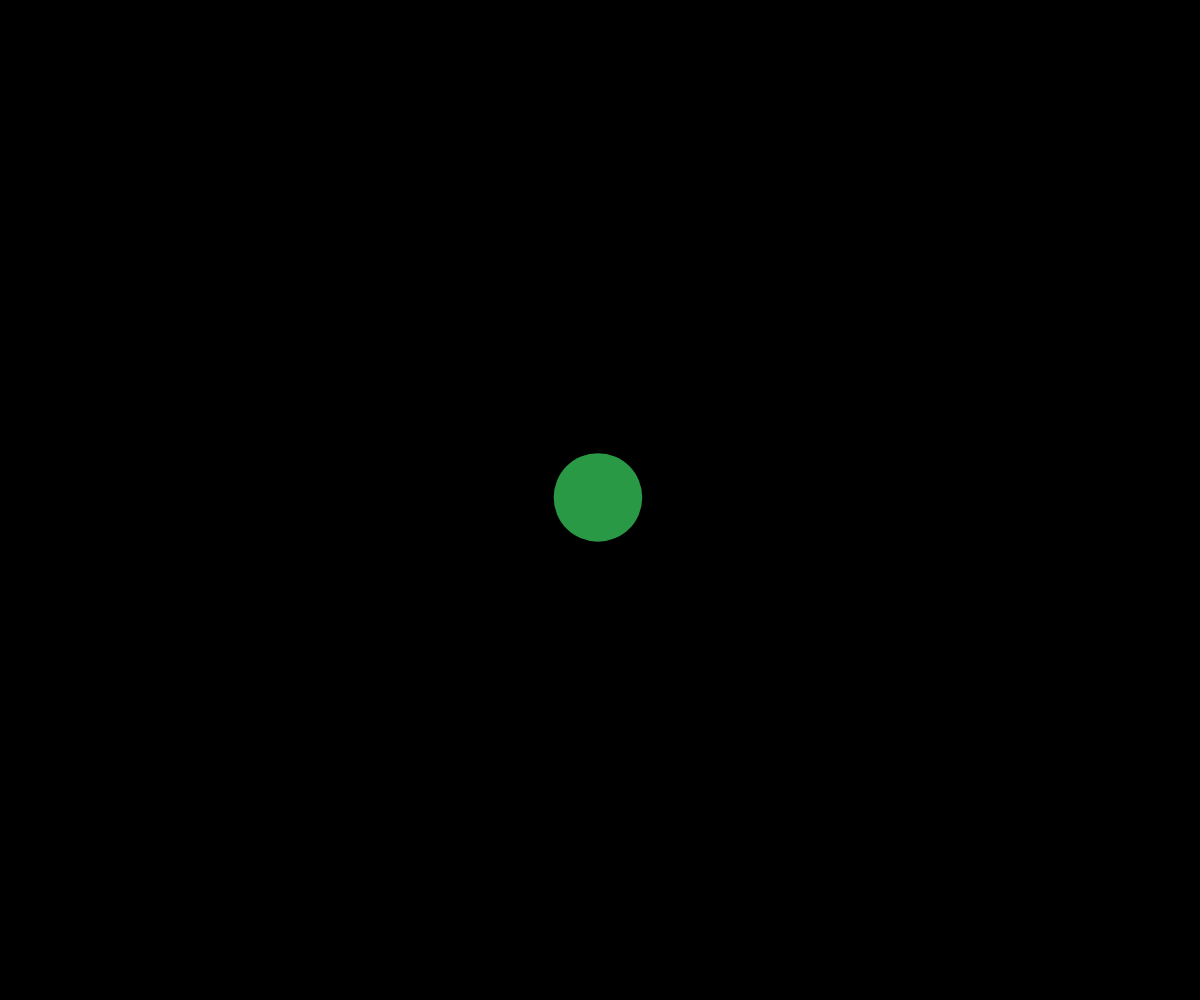
Frame 1 (no input)
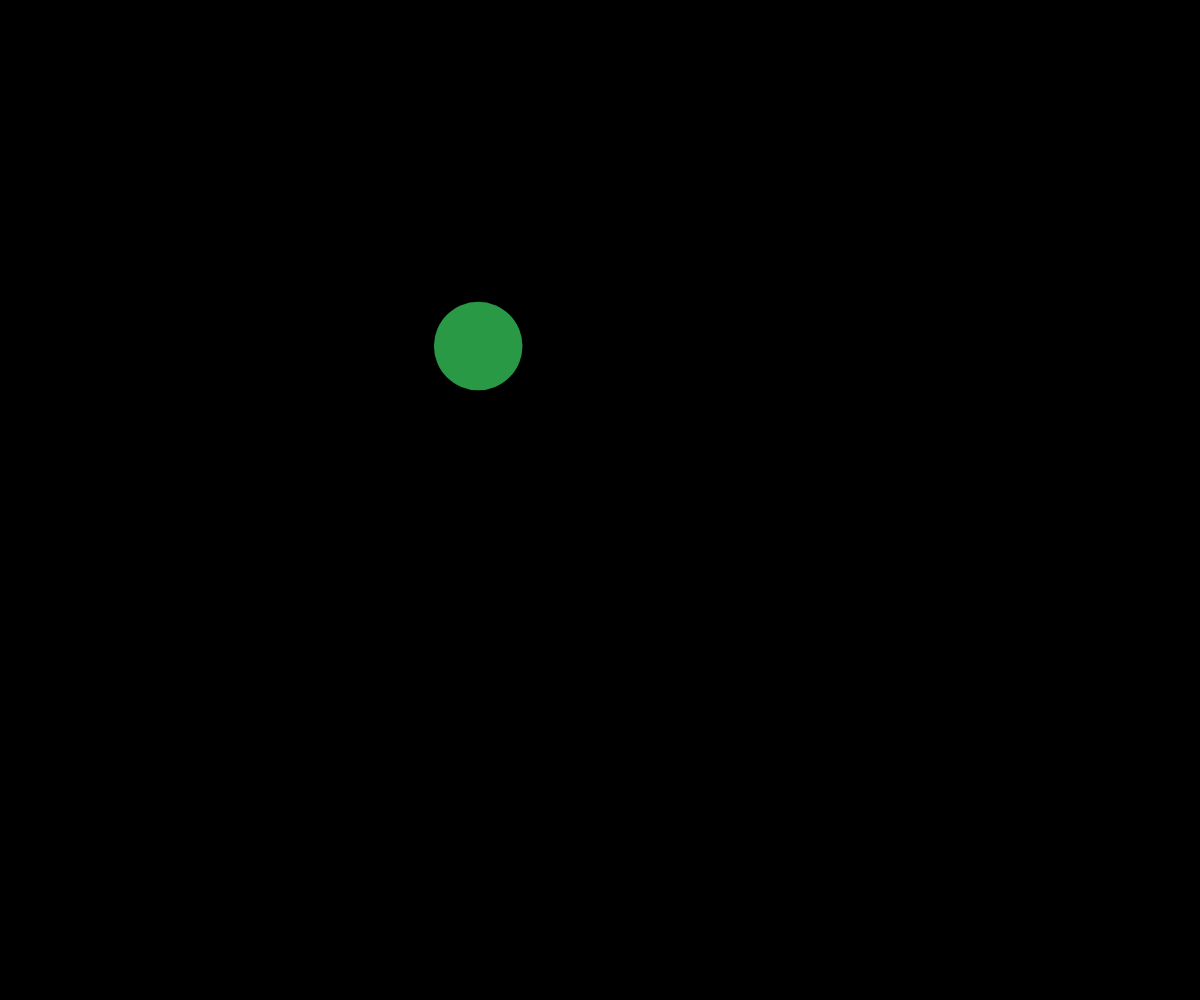
Frame 60 (no input)
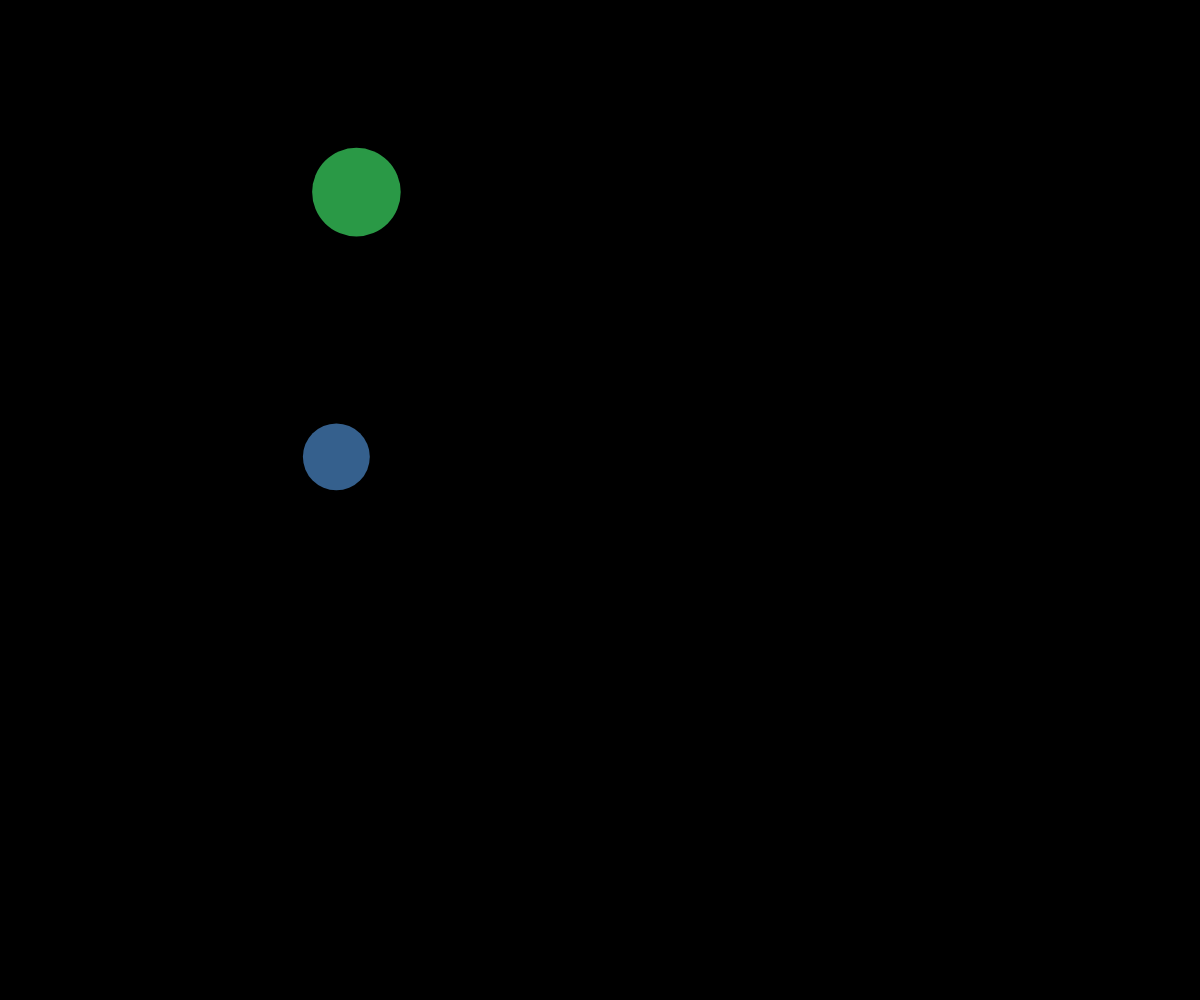
Frame 120 (the mouse pressed at the canvas centre since frame 60)

The p5.js sketch that drew these frames (run headless with seeded random() and noise() and a simulated clock; from frame 60 on, the mouse is pressed at the canvas centre):

// p5.js sketch
// ── sketch.js
// Ball OOP Demo

//let myBall;
let ballArray = [];

function setup() {
  createCanvas(windowWidth, windowHeight);
  let myBall = new Ball(width/2, height/2);
  ballArray.push(myBall);
}

function draw() {
  background(0);

  for (let i=0; i<ballArray.length; i++) {
    for(let j=0; j<ballArray.length; j++) {
      if (i !== j) {
        ballArray[i].checkCollisionWith(ballArray[j]);
      }
    }

    ballArray[i].move();
    ballArray[i].display();
  }
}

function mousePressed() {
  let myBall = new Ball(mouseX, mouseY);
  ballArray.push(myBall);
}

class Ball {
  constructor(x, y) {
    this.x = x;
    this.y = y;
    this.radius = random(30, 50);
    this.theColor = color(random(255), random(255), random(255), random(255));
    this.dx = random(-5, 5);
    this.dy = random(-5, 5);
  }

  display() {
    noStroke();
    fill(this.theColor);
    circle(this.x, this.y, this.radius*2);
  }

  move() {
    this.x += this.dx;
    this.y += this.dy;

    //check for edge bounce
    if (this.x - this.radius < 0 || this.x + this.radius > width) {
      this.dx *= -1;
    }
    if (this.y - this.radius < 0 || this.y + this.radius > height) {
      this.dy *= -1;
    }
  }

  checkCollisionWith(otherBall) {
    let distanceBetween = dist(this.x, this.y, otherBall.x, otherBall.y);
    let radiSum = this.radius + otherBall.radius;
    if (distanceBetween < radiSum) {
      //we hit
      this.theColor = "red";
      otherBall.theColor = "red";

      //collision resolution
      let tempDx = this.dx;
      let tempDy = this.dy;

      this.dx = otherBall.dx;
      this.dy = otherBall.dy;

      otherBall.dx = tempDx;
      otherBall.dx = tempDx;
    }
  }
}
